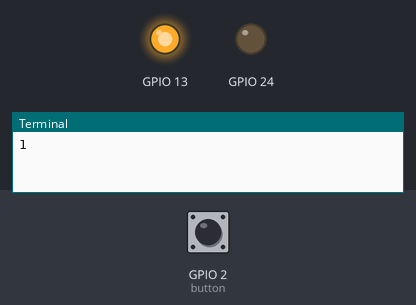
Bench run of a program on a simulated Raspberry Pi (BCM pin numbers). Parts: output pins drawn as LEDs (lit = HIGH), the last lines printed to the terminal. The inputs (shaded band) are chosen by the test bench; at power-on: GPIO 2 (button) HIGH.

Above: at 1.2 s.
1.3 s: GPIO 2 (button) pulled LOW for 2.35 s
At 3.6 s:
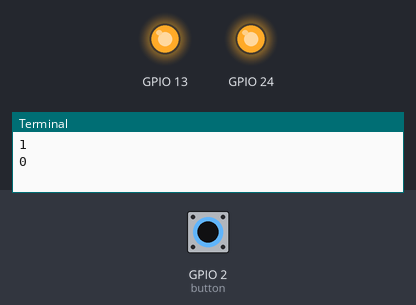
At 6.3 s:
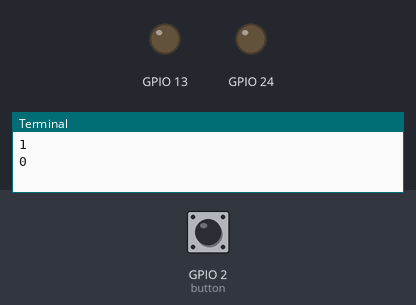
Timing chart, 0 to 15.6 s (numbered marks = the images above; inputs shaded):
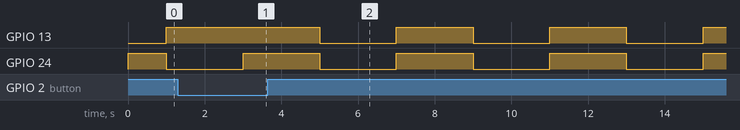

The program:

ej1.py
```python
import RPi.GPIO as gpio
import time
gpio.setwarnings(False)
gpio.setmode(gpio.BCM)
gpio.setup(24, gpio.OUT)
gpio.setup(13, gpio.OUT)


gpio.setup(2, gpio.IN, pull_up_down=gpio.PUD_UP)
state_led = 0

while True:
    button = gpio.input(2)
    print (button)
    if button == 0:
        state_led = state_led + 1
        time.sleep(1)

    if state_led == 0:
        gpio.output(24,True) #Encendido
        gpio.output(13,False) #apagado
        time.sleep(1)
        gpio.output(24,False)
        gpio.output(13,True)
        time.sleep(1)

    if state_led == 1:
        gpio.output(24,True)
        gpio.output(13,True)

        time.sleep(2)

        gpio.output(24,False)
        gpio.output(13,False)

        time.sleep(2)

    if state_led == 2:
        gpio.output(24,True)
        gpio.output(13,True)

        #time.sleep(10)

    if state_led == 3:
        gpio.output(24,False)
        gpio.output(13,False)

        time.sleep(10) # 2 sec delay
    if state_led == 4:
        state_led = 0
        #time.sleep(2)
```

Measured:
- after the input at 1.3 s, GPIO 13: alternates HIGH for 2.0 s and LOW for 2.0 s, starting after 3.7 s; GPIO 24: alternates HIGH for 2.0 s and LOW for 2.0 s, starting after 1.7 s
